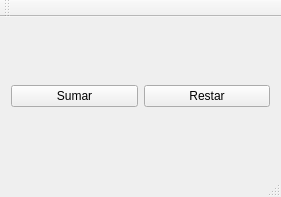
<?xml version="1.0" encoding="UTF-8"?>
<ui version="4.0">
 <class>MainWindow</class>
 <widget class="QMainWindow" name="MainWindow">
  <property name="geometry">
   <rect>
    <x>0</x>
    <y>0</y>
    <width>281</width>
    <height>197</height>
   </rect>
  </property>
  <property name="windowTitle">
   <string>MainWindow</string>
  </property>
  <widget class="QWidget" name="centralWidget">
   <layout class="QHBoxLayout" name="horizontalLayout">
    <item>
     <widget class="QPushButton" name="pushButton_Sumar">
      <property name="text">
       <string>Sumar</string>
      </property>
     </widget>
    </item>
    <item>
     <widget class="QPushButton" name="pushButton_Restar">
      <property name="text">
       <string>Restar</string>
      </property>
     </widget>
    </item>
   </layout>
  </widget>
  <widget class="QMenuBar" name="menuBar">
   <property name="geometry">
    <rect>
     <x>0</x>
     <y>0</y>
     <width>281</width>
     <height>25</height>
    </rect>
   </property>
  </widget>
  <widget class="QToolBar" name="mainToolBar">
   <attribute name="toolBarArea">
    <enum>TopToolBarArea</enum>
   </attribute>
   <attribute name="toolBarBreak">
    <bool>false</bool>
   </attribute>
  </widget>
  <widget class="QStatusBar" name="statusBar"/>
 </widget>
 <layoutdefault spacing="6" margin="11"/>
 <resources/>
 <connections/>
</ui>
